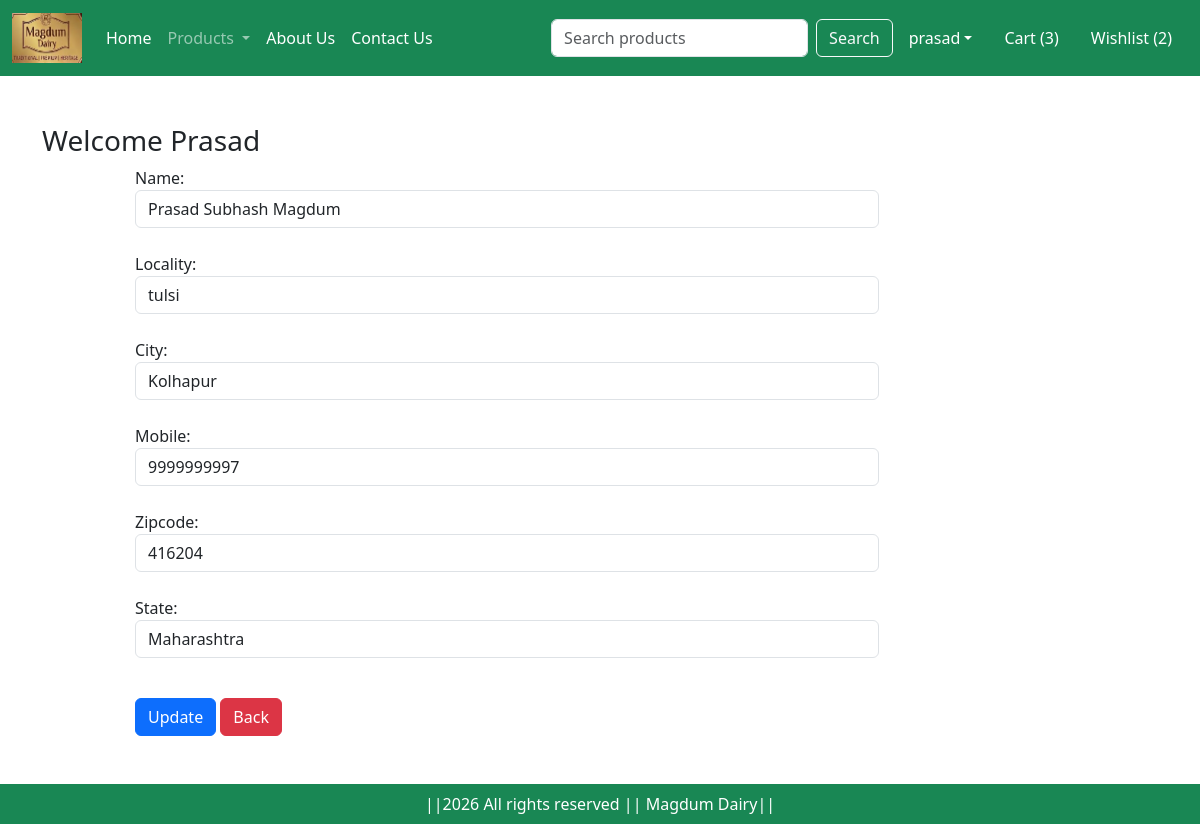
Screenshot of /updateAddress/1/ (signed in) with the database file from the repository.
### app/models.py (models this page shows, shortened)
class Customer(models.Model):
    user = models.ForeignKey(User , on_delete=models.CASCADE)
    name= models.CharField(max_length=200)
    locality = models.CharField(max_length=200)
    city = models.CharField(max_length=50)
    mobile = models.CharField(max_length=16)
    zipcode = models.CharField(max_length=10)
    state =  models.CharField(choices=STATE_CHOICES, max_length=100)

### app/views.py (the view, shortened to what this page needs)
# urls.py: path('updateAddress/<int:pk>/', views.updateAddress.as_view(), name='updateAddress'),
@method_decorator(login_required, name='dispatch')
class updateAddress(View):
    def get(self, request,pk):
        add = get_object_or_404(Customer, pk=pk, user=request.user)
        form=CustomerProfileForm(instance=add)
        return render(request,'app/updateAddress.html',locals())

### app/forms.py
class CustomerProfileForm(forms.ModelForm):
    class Meta:
        model = Customer
        fields = ['name', 'locality', 'city', 'mobile', 'zipcode', 'state']
        widgets = {
            'name': forms.TextInput(attrs={'class': 'form-control'}),
            'locality': forms.TextInput(attrs={'class': 'form-control'}),
            'city': forms.TextInput(attrs={'class': 'form-control'}),
            'mobile': forms.TextInput(attrs={'class': 'form-control', 'type': 'tel', 'autocomplete': 'tel', 'maxlength': 16}),
            'zipcode': forms.TextInput(attrs={'class': 'form-control', 'inputmode': 'numeric', 'autocomplete': 'postal-code', 'maxlength': 10}),
            'state': forms.Select(attrs={'class': 'form-control'}),
        }

### app/context_processors.py (called while the page is built)
def cart_count(request):
    count = 0
    wishlist_count = 0
    if request.user.is_authenticated:
        count = Cart.objects.filter(user=request.user).values_list('quantity', flat=True)
        count = sum(count)
        wishlist_count = WishlistItem.objects.filter(user=request.user).count()
    return {'cart_count': count, 'wishlist_count': wishlist_count}

### app/templates/app/updateAddress.html (shortened to what this page needs)
{% extends 'app/base.html' %}
{% load static %}
{% block main-content %}
<div class="container my-5">
    <div class="row">
        <h3>Welcome <span class="text-capitalize">{{ request.user }}</span></h3>
    </div>
    <div class="col-sm-8 offset-sm-1">
        <form action="" method="post">
            {% for fm in form %}
                {{ fm.label_tag }} {{ fm }} <small class="text-danger">{{ fm.errors|striptags }}</small><br>
            {% endfor %}
            <div class="col-12 mt-3">
                <button type="submit" class="btn btn-primary">Update</button>
                <a href="{% url 'address' %}" type="button" class="btn btn-danger">Back</a>
            </div>
        </form>
    </div>
</div>
{% endblock main-content %}

### app/templates/app/base.html (shortened to what this page needs)
<!DOCTYPE html>
{% load static %}
<html lang="en">
<head>
    <link href="https://cdn.jsdelivr.net/npm/bootstrap@5.3.3/dist/css/bootstrap.min.css"
    rel="stylesheet"
>
    <link rel="stylesheet" href="{% static 'app/css/owl.carousel.min.css' %}"/>
    <link rel="stylesheet"href="{% static 'app/css/all.min.css'%}"/>
    <link rel="stylesheet"href="{% static 'app/css/style.css'%}"/>
</head>
<body>
    <nav class="navbar navbar-expand-lg navbar-dark bg-success">
        <div class="container-fluid">
          <a class="navbar-brand" href="{% url 'home' %}">
            <img src="{% static 'app/images/product/Neel.png' %}" width="70" height="50" alt="Magdum Dairy">
          </a>
          <div class="collapse navbar-collapse" id="navbarSupportedContent">
            <ul class="navbar-nav me-auto mb-2 mb-lg-0">
              <li class="nav-item">
                <a class="nav-link active" aria-current="page" href="{% url 'home' %}">Home</a>
              </li>
              <li class="nav-item dropdown">
                <a class="nav-link dropdown-toggle" href="#" role="button" data-bs-toggle="dropdown" aria-expanded="false">
                  Products
                </a>
              </li>
              <li class="nav-item">
                <a class="nav-link text-white" href="{% url 'about' %}">About Us</a>
              </li>
              <li class="nav-item">
                <a class="nav-link text-white" href="{% url 'contact' %}">Contact Us</a>
              </li>
            </ul>
            <form class="d-flex" role="search" method="get" action="{% url 'product-search' %}">
              <input class="form-control me-2" type="search" name="q" value="{{ request.GET.q }}" placeholder="Search products" aria-label="Search products">
              <button class="btn btn-outline-light" type="submit">Search</button>
            </form>
          </div>
          <ul class="navbar-nav mb-2 mb-lg-0">
            {% if request.user.is_authenticated %}
            <li class="nav-item dropdown mx-2">
                <a class="nav-link dropdown-toggle text-white" href="#"
                id="profileDropdown" role="button" data-bs-toggle="dropdown"
                aria-expanded="false">{{ request.user.get_short_name|default:request.user.username }}</a>
            </li>
            <li class="nav-item mx-2">
                <a href="{% url 'showcart' %}" class="nav-link text-white">Cart ({{ cart_count }})</a>
            </li>
            <li class="nav-item mx-2">
                <a href="{% url 'wishlist' %}" class="nav-link text-white">Wishlist ({{ wishlist_count }})</a>
            </li>
            {% endif %}
          </ul>
        </div>
      </nav>
      {%block main-content%}{%endblock main-content%}
      <footer class="container-fluid bg-success text-center text-white p-2 mt-5">
         ||{% now "Y" %} All rights reserved || Magdum Dairy||
      </footer>
</body>
</html>

### rows the page displays
Customer: form "Prasad Subhash Magdum" "tulsi" "Kolhapur" "9999999997" "416204" "Maharashtra"

### other values shown
{{ request.user.get_short_name|default:request.user.username }} "prasad"
{{ cart_count }} "3"
{{ wishlist_count }} "2"
{{ request.user }} "Prasad"
{{ fm.label_tag }} "Name:" "Locality:" "City:" "Mobile:" "Zipcode:" "State:"
